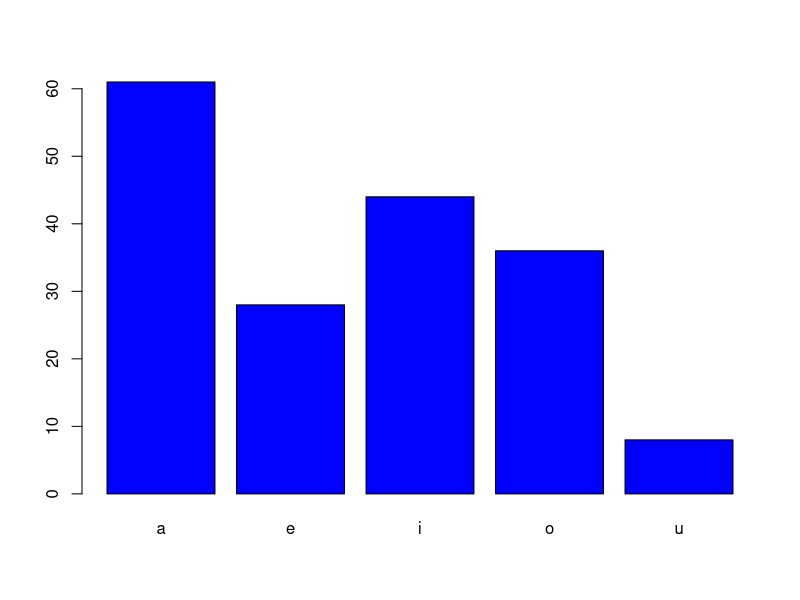

The R script that drew this image:
# 1. How many vowels are there in the names of USA States?
## using the sates existent in R

library(stringr)

vowels = c("a", "e", "i", "o", "u")
vowels_count =vector(mode = "integer", length = 5)
for (i in seq_along(vowels)) {
  v_count = str_count(tolower(state.name), vowels[i])
  vowels_count[i] = sum(v_count)
}

names(vowels_count) = vowels
sum(vowels_count)

# 2. Visualize the vowels distribution.
barplot(height = vowels_count,horiz = FALSE,col = 'blue')

